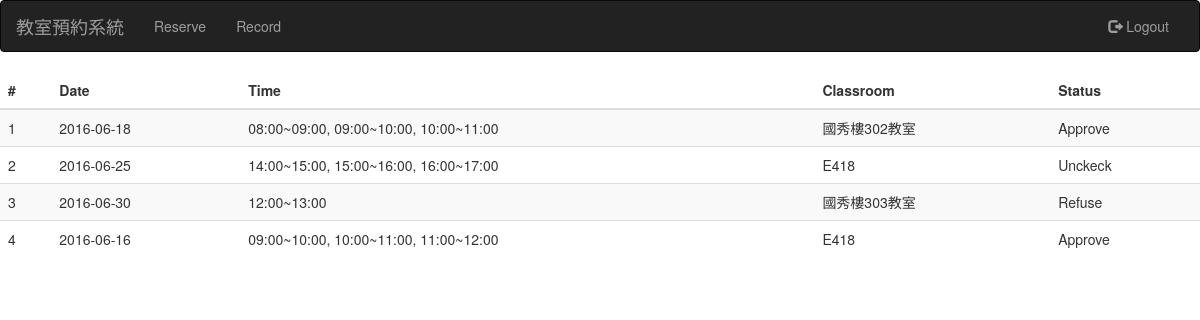
Page /history.php (signed in) on the committed database.
### tables this page shows
CREATE TABLE `APPLY` (
  `SEQNO` int(11) NOT NULL AUTO_INCREMENT,
  `PLACE_SEQNO` int(11) NOT NULL,
  `DATE` date NOT NULL,
  `TIME` varchar(20) NOT NULL,
  `STATUS` varchar(1) NOT NULL DEFAULT 'U',
  `USER_SEQNO` int(11) NOT NULL,
  `CREATE_USER` varchar(10) NOT NULL DEFAULT 'TEST',
  `CREATE_TIME` timestamp NOT NULL DEFAULT CURRENT_TIMESTAMP,
  `UPDATE_USER` varchar(10) NOT NULL DEFAULT 'TEST',
  `UPDATE_TIME` timestamp NOT NULL DEFAULT CURRENT_TIMESTAMP ON UPDATE CURRENT_TIMESTAMP,
  PRIMARY KEY (`SEQNO`)
);

CREATE TABLE `PLACE` (
  `SEQNO` int(11) NOT NULL AUTO_INCREMENT,
  `DISPLAY_NAME` varchar(20) NOT NULL,
  `IS_ACTIVITY` varchar(1) NOT NULL DEFAULT '1',
  `CATALOG_SEQNO` int(11) DEFAULT NULL,
  `CREATE_USER` varchar(10) NOT NULL DEFAULT 'TEST',
  `CREATE_TIME` timestamp NOT NULL DEFAULT CURRENT_TIMESTAMP,
  `UPDATE_USER` varchar(10) NOT NULL DEFAULT 'TEST',
  `UPDATE_TIME` timestamp NOT NULL DEFAULT CURRENT_TIMESTAMP ON UPDATE CURRENT_TIMESTAMP,
  PRIMARY KEY (`SEQNO`)
);

### history.php (the view, shortened to what this page needs)
<?php
if (empty($_SESSION ['id'])) {
	header ( "Location: index.php" );
} else {
	$dsn = "mysql:host=localhost;dbname=WEB";
	$db = new PDO ( $dsn, 'root' );
	$db->setAttribute ( PDO::ATTR_ERRMODE, PDO::ERRMODE_EXCEPTION );
	$state = $db->prepare ( 'SELECT  A.DATE, A.TIME, P.DISPLAY_NAME,
			CASE WHEN STATUS = \'A\' THEN \'Approve\' WHEN STATUS = \'R\' THEN \'Refuse\' ELSE \'Unckeck\' END STATUS
			FROM APPLY A JOIN PLACE P ON A.PLACE_SEQNO = P.SEQNO WHERE USER_SEQNO = :USER_SEQNO' );
	$state->bindValue(':USER_SEQNO', $_SESSION ['id']);
	$state->execute ();
	$rs = $state->fetchAll ( PDO::FETCH_ASSOC );
}
?>
<!DOCTYPE html>
<html>
<head>
<link rel="stylesheet" href="css/bootstrap.css">
</head>
<body>
<?php require_once 'header.php';?>
<div class="table-responsive">
		<table class="table table-striped">
			<thead>
				<tr>
					<th>#</th>
					<th>Date</th>
					<th>Time</th>
					<th>Classroom</th>
					<th>Status</th>
				</tr>
			</thead>
			<tbody>
			<?php
			for ( $i = 1 ; $i <= count($rs) ; ++$i) {
				echo '<tr>';
				echo '<td>'.$i.'</td>';
				echo '<td>'.$rs[$i-1]['DATE'].'</td>';
				$tarr = explode(',', $rs[$i-1]['TIME']);
				$time = '';
				foreach ($tarr as $t){
					$time .= str_pad($t, 2, '0', STR_PAD_LEFT).':00~'.str_pad($t+1, 2, '0', STR_PAD_LEFT).':00, ';
				}
				echo '<td>'.rtrim($time,', ').'</td>';
				echo '<td>'.$rs[$i-1]['DISPLAY_NAME'].'</td>';
				echo '<td>'.$rs[$i-1]['STATUS'].'</td>';
				echo '</tr>';
			}
			?>
			</tbody>
		</table>
	</div>
</body>
</html>

### header.php (shortened to what this page needs)
<nav class="navbar navbar-inverse">
	<div class="container-fluid">
		<div class="navbar-header">
			<a class="navbar-brand" href="index.php">教室預約系統</a>
		</div>
		<div class="collapse navbar-collapse" id="myNavbar">
			<ul class="nav navbar-nav">
				<?php
					if(!empty($_SESSION ['id'])){
						echo '<li><a href="/reservation_system/main.php">Reserve</a></li>
					<li><a href="/reservation_system/history.php">Record</a></li>';
					}
				?>
			</ul>
			<ul class="nav navbar-nav navbar-right">
				<?php
					if(!empty($_SESSION ['id'])){
						echo '<li><a href="/reservation_system/index.php"><span class="glyphicon glyphicon-log-out"></span>
						Logout</a></li>';
					}else{
						echo '<li><a href="/reservation_system/signup.php"><span class="glyphicon glyphicon-user"></span> Sign
						Up</a></li> ';
					}
				?>
			</ul>
		</div>
	</div>
</nav>

### rows in the picture
apply: DATE "2016-06-18", time "08:00~09:00, 09:00~10:00, 10:00~11:00", place.DISPLAY_NAME "國秀樓302教室", STATUS "Approve"
apply: DATE "2016-06-25", time "14:00~15:00, 15:00~16:00, 16:00~17:00", place.DISPLAY_NAME "E418", STATUS "Unckeck"
apply: DATE "2016-06-30", time "12:00~13:00", place.DISPLAY_NAME "國秀樓303教室", STATUS "Refuse"
apply: DATE "2016-06-16", time "09:00~10:00, 10:00~11:00, 11:00~12:00", place.DISPLAY_NAME "E418", STATUS "Approve"
